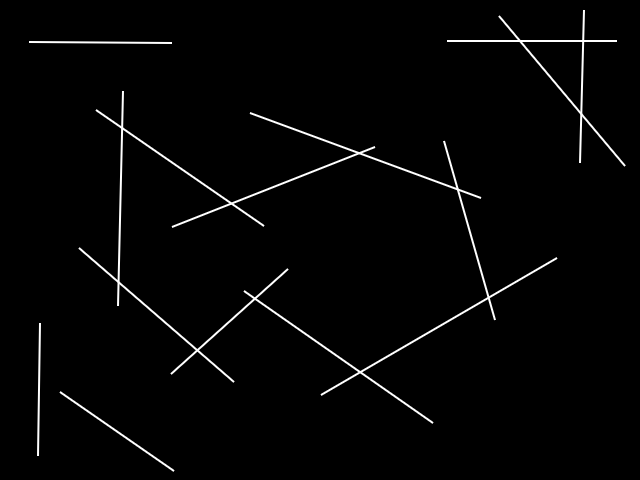
#> input picture Examples/example4.png, 640 x 480 px
$ python main_cop.py
#> lines starting #> are read from the running program, lines starting #| are printed output that depends on the picture; after the words box and inside, x2 and y2 are one past the last pixel; in counts of white or black regions, pixels touching at a corner belong together
from typing import Any, Iterable, Tuple
import cv2
import numpy as np
from itertools import combinations
import math


def normalize_angle_theta(theta: float) -> float:
    """
    Нормализует угол theta в диапазоне [0, pi)
    """
    if theta < 0:
        theta += math.pi
    if theta >= math.pi:
        theta -= math.pi
    return theta


def merge_collinear_segments(segments: Iterable[Tuple[float, float, float, float]],
                             angle_thresh_deg: float = 5.0,
                             rho_thresh: float = 20.0,
                             extend_px: float = 0.0) -> list[Tuple[float, float, float, float]]:
    """
    segments: list of (x1,y1,x2,y2)
    Возвращает список объединённых сегментов (по кластерам коллинеарности).
    Параметры:
      angle_thresh_deg - максимально допустимая разница углов (в градусах)
      rho_thresh - максимально допустимая разница rho (по нормали), px
    """
    seg_infos: list[dict[str, Any]] = []
    for (x1, y1, x2, y2) in segments:
        dx = x2 - x1
        dy = y2 - y1
        if dx == 0 and dy == 0:
            continue
        theta_dir = math.atan2(dy, dx)
        theta_dir = normalize_angle_theta(theta_dir)

        dx_dir = math.cos(theta_dir)
        dy_dir = math.sin(theta_dir)

        nx = -dy_dir
        ny = dx_dir

        rho = x1 * nx + y1 * ny

        t1 = x1 * dx_dir + y1 * dy_dir
        t2 = x2 * dx_dir + y2 * dy_dir
        tmin = min(t1, t2)
        tmax = max(t1, t2)
        seg_infos.append({
            'orig': (x1, y1, x2, y2),
            'theta': theta_dir,
            'rho': rho,
            'tmin': tmin,
            'tmax': tmax,
            'd': (dx_dir, dy_dir),
            'n': (nx, ny)
        })

    used = [False] * len(seg_infos)
    merged_segments: list[tuple[float, float, float, float]] = []

    angle_thresh = math.radians(angle_thresh_deg)

    for i, si in enumerate(seg_infos):
        if used[i]:
            continue
        cluster: list[int] = [i]
        used[i] = True
        for j in range(i + 1, len(seg_infos)):
            if used[j]:
                continue
            sj: dict[str, Any] = seg_infos[j]

            da = abs(si['theta'] - sj['theta'])
            da = min(da, math.pi - da)
            if da <= angle_thresh and abs(si['rho'] - sj['rho']) <= rho_thresh:
                cluster.append(j)
                used[j] = True

        tmin: float = min(seg_infos[k]['tmin'] for k in cluster)
        tmax: float = max(seg_infos[k]['tmax'] for k in cluster)

        theta_avg: float = sum(seg_infos[k]['theta'] for k in cluster) / len(cluster)
        theta_avg = normalize_angle_theta(theta_avg)
        dx_dir: float = math.cos(theta_avg)
        dy_dir: float = math.sin(theta_avg)
        nx = -dy_dir
        ny = dx_dir
        rho_avg: float = sum(seg_infos[k]['rho'] for k in cluster) / len(cluster)
        if extend_px > 0.0:
            tmin -= extend_px
            tmax += extend_px

        x_start: float = dx_dir * tmin + nx * rho_avg
        y_start: float = dy_dir * tmin + ny * rho_avg
        x_end: float = dx_dir * tmax + nx * rho_avg
        y_end: float = dy_dir * tmax + ny * rho_avg

        merged_segments.append((x_start, y_start, x_end, y_end))

    return merged_segments


def _point_segment_distance(px: float, py: float, seg: tuple[float, float, float, float]) -> float:
    x1, y1, x2, y2 = seg
    dx = x2 - x1
    dy = y2 - y1
    if dx == 0 and dy == 0:
        return math.hypot(px - x1, py - y1)
    t = ((px - x1) * dx + (py - y1) * dy) / (dx * dx + dy * dy)
    t = max(0.0, min(1.0, t))
    proj_x = x1 + t * dx
    proj_y = y1 + t * dy
    return math.hypot(px - proj_x, py - proj_y)


def _extend_segment(seg: tuple[float, float, float, float], extend: float) -> tuple[float, float, float, float]:
    if extend <= 0:
        return seg
    x1, y1, x2, y2 = seg
    dx = x2 - x1
    dy = y2 - y1
    length = math.hypot(dx, dy)
    if length == 0:
        return seg
    ex = extend * dx / length
    ey = extend * dy / length
    return (x1 - ex, y1 - ey, x2 + ex, y2 + ey)


def _segment_length(seg: tuple[float, float, float, float]) -> float:
    x1, y1, x2, y2 = seg
    return math.hypot(x2 - x1, y2 - y1)


def intersection_point(seg1: tuple[float, float, float, float],
                       seg2: tuple[float, float, float, float],
                       eps: float = 1e-9,
                       gap_tol: float = 0.0,
                       extend: float = 0.0) -> tuple[float, float] | None:
    """
    Возвращает точку пересечения (x,y) если отрезки пересекаются (включая в концевых точках),
    иначе None.
    seg = (x1,y1,x2,y2) - могут быть float
    """
    x1, y1, x2, y2 = _extend_segment(seg1, extend)
    x3, y3, x4, y4 = _extend_segment(seg2, extend)

    # Решение векторно: p + t r  and q + u s
    r: tuple[float, float] = (x2 - x1, y2 - y1)
    s: tuple[float, float] = (x4 - x3, y4 - y3)

    r_cross_s = r[0] * s[1] - r[1] * s[0]
    q_p: tuple[float, float] = (x3 - x1, y3 - y1)
    q_p_cross_r = q_p[0] * r[1] - q_p[1] * r[0]

    if abs(r_cross_s) < eps:
        return None

    t: float = (q_p[0] * s[1] - q_p[1] * s[0]) / r_cross_s
    u: float = (q_p[0] * r[1] - q_p[1] * r[0]) / r_cross_s

    ix: float = x1 + t * r[0]
    iy: float = y1 + t * r[1]

    tol: float = 1e-7
    if -tol <= t <= 1 + tol and -tol <= u <= 1 + tol:
        return (ix, iy)
    if gap_tol > 0.0:
        if (_point_segment_distance(ix, iy, seg1) <= gap_tol and
                _point_segment_distance(ix, iy, seg2) <= gap_tol):
            return (ix, iy)
    return None


def cluster_points(points: Iterable[Tuple[float, float]], cluster_dist: float = 10.0) -> list[Tuple[float, float]]:
    if cluster_dist <= 0:
        return list(points)
    clusters: list[list[float]] = []  # [cx, cy, count]
    dist_sq = float(cluster_dist) * float(cluster_dist)
    for (x, y) in points:
        placed = False
        for cluster in clusters:
            cx, cy, count = cluster
            if (x - cx) ** 2 + (y - cy) ** 2 <= dist_sq:
                new_count = count + 1
                cluster[0] = (cx * count + x) / new_count
                cluster[1] = (cy * count + y) / new_count
                cluster[2] = new_count
                placed = True
                break
        if not placed:
            clusters.append([x, y, 1])
    return [(float(cx), float(cy)) for cx, cy, _ in clusters]


def count_intersections(image_path: str,
                        canny_thresh1=50, canny_thresh2=150,
                        hough_threshold=40, minLineLength=0, maxLineGap=10,
                        angle_merge_deg=5.0, rho_merge_px=20.0,
                        cluster_dist=14.0,
                        visualize=True,
                        out_vis_path="intersections_vis.png",
                        apply_clahe=True,
                        apply_blur=True,
                        use_auto_scaling=True,
                        auto_base_diag=1500.0,
                        segment_extend_px=6.0,
                        gap_tol_px=10.0,
                        gap_tol_ratio=0.18,
                        return_raw_points=False):
#> called with image_path = 'Examples/example4.png', canny_thresh1 = 50, canny_thresh2 = 150, hough_threshold = 40, minLineLength = 30, maxLineGap = 10, angle_merge_deg = 5, rho_merge_px = 10
    img: np.ndarray | None = cv2.imread(image_path)
#> img is the input picture: shape (480, 640, 3); min 0, max 255, mean 4.7
    if img is None:
        raise FileNotFoundError(image_path)
    gray: np.ndarray = cv2.cvtColor(img, cv2.COLOR_BGR2GRAY)

    if apply_clahe:
        clahe: cv2.CLAHE = cv2.createCLAHE(clipLimit=2.0, tileGridSize=(8, 8))
        gray = clahe.apply(gray)
    if apply_blur:
        gray: np.ndarray = cv2.GaussianBlur(gray, (3, 3), 0)


    edges: np.ndarray = cv2.Canny(gray, canny_thresh1, canny_thresh2, apertureSize=3)
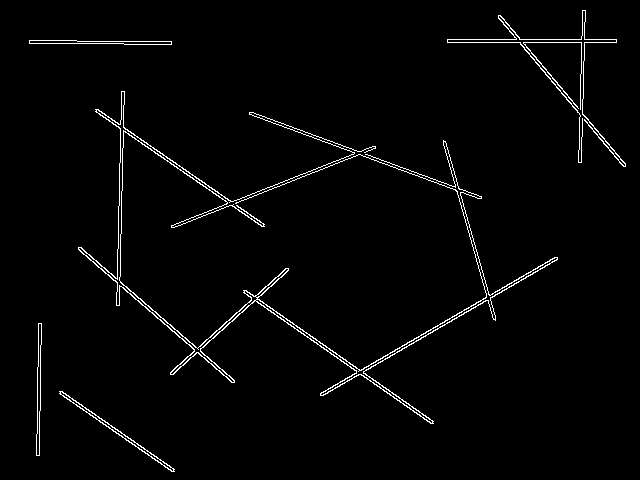
#> edges: shape (480, 640); 2.1% white in thin lines or dots, all inside (x1, y1, x2, y2) = (29, 10, 626, 472)

    h, w = gray.shape[:2]
#> h = 480; w = 640
    if use_auto_scaling and auto_base_diag > 0:
        diag: float = float((h ** 2 + w ** 2) ** 0.5)
#> diag = 800
        scale: float = diag / auto_base_diag
#> scale = 0.8
        scaled_cluster_dist: float = float(cluster_dist) * scale
#> scaled_cluster_dist = 9.6
        scaled_rho_merge: float = float(rho_merge_px) * scale
#> scaled_rho_merge = 8

        # Если minLineLength не задан (0), подбераю от размера изображения
        scaled_min_line_length: int = int(max(minLineLength, 0.05 * max(h, w)))
#> scaled_min_line_length = 32
        scaled_segment_extend: float = float(segment_extend_px) * scale
#> scaled_segment_extend = 4.8
        scaled_gap_tol: float = float(gap_tol_px) * scale
#> scaled_gap_tol = 8
    else:
        scaled_cluster_dist: float = cluster_dist
        scaled_rho_merge: float = rho_merge_px
        scaled_min_line_length: int = minLineLength
        scaled_segment_extend: float = segment_extend_px
        scaled_gap_tol: float = gap_tol_px

    lines = cv2.HoughLinesP(edges,
                            rho=1,
                            theta=np.pi / 180,
                            threshold=hough_threshold,
                            minLineLength=scaled_min_line_length,
                            maxLineGap=maxLineGap)
#> lines = 55 rows, first 6: [321, 395, 557, 259], [245, 290, 433, 421], [320, 393, 556, 257], [447, 42, 616, 42], [254, 116, 479, 198], [447, 39, 616, 39]

    if lines is None:
        if visualize:
            cv2.imwrite(out_vis_path, img) # type: ignore
        return 0, [], []

    segments: list[tuple[float, float, float, float]] = [tuple(map(float, line[0])) for line in lines]
#> segments = 55 items, first 6: (321, 395, 557, 259), (245, 290, 433, 421), (320, 393, 556, 257), (447, 42, 616, 42), (254, 116, 479, 198), (447, 39, 616, 39)

    merged: list[tuple[float, float, float, float]] = merge_collinear_segments(segments,
                                      angle_thresh_deg=angle_merge_deg,
                                      rho_thresh=scaled_rho_merge,
                                      extend_px=0.0)
#> the loop in merge_collinear_segments, `for (x1, y1, x2, y2) in segments:` made 55 passes
#> (x1, y1, x2, y2, dx, dy, theta_dir, dx_dir) on passes 2, 4, 5, 6, 7, 9, 10, 11, 12, 13, 14, 15: (245, 290, 433, 421, 188, 131, 0.609, 0.82), (447, 42, 616, 42, 169, 0, 0, 1), (254, 116, 479, 198, 225, 82, 0.349, 0.94), (447, 39, 616, 39, 169, 0, 0, 1), (79, 247, 234, 381, 155, 134, 0.713, 0.756), (98, 109, 263, 224, 165, 115, 0.609, 0.82), (500, 15, 625, 164, 125, 149, 0.873, 0.643), (243, 292, 430, 423, 187, 131, 0.611, 0.819), (95, 111, 200, 184, 105, 73, 0.608, 0.821), (244, 292, 432, 423, 188, 131, 0.609, 0.82), (78, 249, 231, 382, 153, 133, 0.716, 0.755), (498, 17, 623, 166, 125, 149, 0.873, 0.643)
#> (x1, y1, x2, y2, dx, dy, theta_dir, theta in normalize_angle_theta) on passes 1, 3, 8, 16, 21, 27: (321, 395, 557, 259, 236, -136, 2.62, 2.62), (320, 393, 556, 257, 236, -136, 2.62, 2.62), (172, 374, 288, 270, 116, -104, 2.41, 2.41), (174, 227, 312, 172, 138, -55, 2.76, 2.76), (116, 305, 117, 249, 1, -56, 1.59, 1.59), (123, 147, 124, 91, 1, -56, 1.59, 1.59)
#> the loop in merge_collinear_segments, `for i, si in enumerate(seg_infos):` made 55 passes

    pts: list[tuple[float, float]] = []
    for a, b in combinations(merged, 2):
        gap_tol = max(scaled_gap_tol,
                      gap_tol_ratio * min(_segment_length(a), _segment_length(b)))
        p: tuple[float, float] | None = intersection_point(a, b,
                                                          gap_tol=gap_tol,
                                                          extend=scaled_segment_extend)
        if p is not None:
            pts.append(p)
#> this loop made 91 passes
#> (a, b) on passes 1 to 12: ((556.6, 258, 320.4, 394), (244.1, 290.7, 432.4, 422.2)), ((556.6, 258, 320.4, 394), (29, 41.43, 616, 41.43)), ((556.6, 258, 320.4, 394), (250.6, 112.9, 481, 197.2)), ((556.6, 258, 320.4, 394), (78.41, 247.2, 233.1, 381.6)), ((556.6, 258, 320.4, 394), (287.5, 267.6, 169.8, 373.8)), ((556.6, 258, 320.4, 394), (95.82, 109.6, 261.9, 225.9)), ((556.6, 258, 320.4, 394), (498.2, 16.09, 623.5, 165.2)), ((556.6, 258, 320.4, 394), (372.7, 146.7, 171.2, 227.3)), ((556.6, 258, 320.4, 394), (444, 141.4, 494.6, 318.6)), ((556.6, 258, 320.4, 394), (59.73, 391.2, 173.7, 470.8)), ((556.6, 258, 320.4, 394), (121.3, 90.11, 118.9, 304.2)), ((556.6, 258, 320.4, 394), (38.5, 323, 38.5, 455))

    clustered: list[tuple[float, float]] = cluster_points(pts, cluster_dist=scaled_cluster_dist)
#> the loop in cluster_points, `for (x, y) in points:` made 12 passes
#> (x, y) on passes 1 to 12: (359.7, 371.4), (488.5, 297.2), (254.1, 297.7), (519.5, 41.43), (581.9, 41.43), (358.5, 152.3), (457.5, 188.6), (196.5, 349.7), (119.2, 282.6), (230.2, 203.7), (120.9, 127.1), (580.9, 114.5)

    if visualize:
        vis: np.ndarray = img.copy() # type: ignore
        for (x1, y1, x2, y2) in merged:
            cv2.line(vis, (int(round(x1)), int(round(y1))),
                     (int(round(x2)), int(round(y2))), (200, 200, 200), 2) # type: ignore
        for (x, y) in clustered:
            cv2.circle(vis, (int(round(x)), int(round(y))), 6, (0, 0, 255), -1) # type: ignore
        cv2.imwrite(out_vis_path, vis) # type: ignore

    if return_raw_points:
        return len(clustered), merged, clustered, pts # type: ignore
    return len(clustered), merged, clustered # type: ignore

if __name__ == "__main__":
    img_path = "Examples/example4.png"
    cnt, merged_segments, intersections = count_intersections(img_path,
                                                               canny_thresh1=50,
                                                               canny_thresh2=150,
                                                               hough_threshold=40,
                                                               minLineLength=30,
                                                               maxLineGap=10,
                                                               angle_merge_deg=5.0,
                                                               rho_merge_px=10.0,
                                                               cluster_dist=12.0,
                                                               visualize=False,
                                                               apply_clahe=True,
                                                               apply_blur=True,
                                                               use_auto_scaling=True,
                                                               auto_base_diag=1000.0)
    print(cnt) # type: ignore
#| 12

$ run again, with Examples/example6.png copied over Examples/example4.png
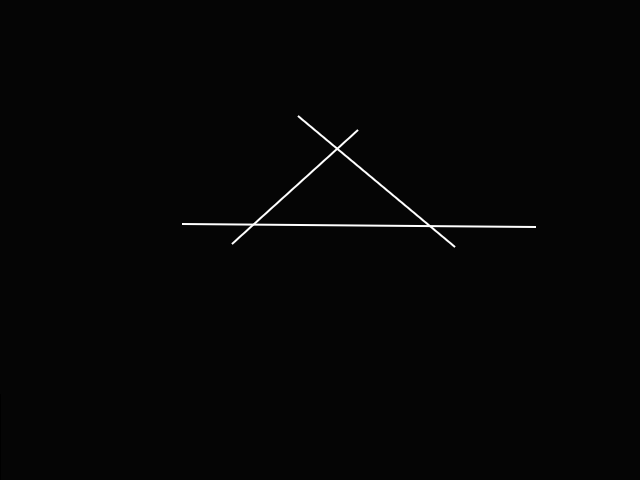
#> input picture Examples/example6.png, 640 x 480 px
#> in count_intersections, img is the input picture: shape (480, 640, 3); min 0, max 255, mean 6.2
#> in count_intersections, `edges: np.ndarray = cv2.Canny(gray, canny_thresh1, canny_thresh2, aper..`:
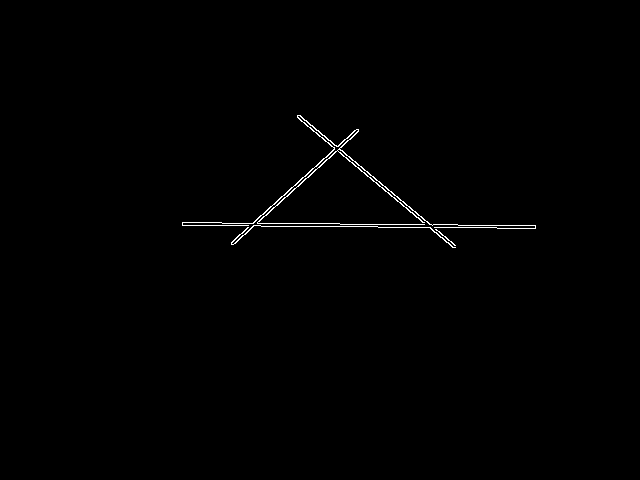
#> edges: shape (480, 640); 0.53% white in thin lines or dots, all inside (x1, y1, x2, y2) = (182, 115, 536, 248)
#> lines = 13 rows, first 6: [233, 244, 358, 131], [299, 115, 454, 245], [231, 242, 356, 129], [458, 225, 535, 225], [222, 223, 339, 223], [297, 116, 453, 247]
#> segments = 13 items, first 6: (233, 244, 358, 131), (299, 115, 454, 245), (231, 242, 356, 129), (458, 225, 535, 225), (222, 223, 339, 223), (297, 116, 453, 247)
#> the loop in merge_collinear_segments, `for (x1, y1, x2, y2) in segments:` made 13 passes
#> (x1, y1, x2, y2, dx, dy, theta_dir, dx_dir) on passes 2, 4, 5, 6, 7, 8, 9, 10: (299, 115, 454, 245, 155, 130, 0.698, 0.766), (458, 225, 535, 225, 77, 0, 0, 1), (222, 223, 339, 223, 117, 0, 0, 1), (297, 116, 453, 247, 156, 131, 0.699, 0.766), (341, 226, 377, 226, 36, 0, 0, 1), (340, 224, 457, 224, 117, 0, 0, 1), (378, 227, 496, 227, 118, 0, 0, 1), (198, 225, 311, 226, 113, 1, 0.00885, 1)
#> after the loop in merge_collinear_segments, `for (x1, y1, x2, y2) in segments:`: seg_infos = 13 items
#> in merge_collinear_segments, `used = [False] * len(seg_infos)`: used = [False, False, False, False, False, False, False, False, False, False, False, False, False]
#> the loop in merge_collinear_segments, `for i, si in enumerate(seg_infos):` made 13 passes
#> (tmin, tmax, theta_avg, dx_dir, dy_dir, nx, ny) on passes 1, 2, 4: (-177.7, -9.07, 2.41, -0.742, 0.671, -0.671, -0.742), (302, 506.1, 0.698, 0.766, 0.643, -0.643, 0.766), (200, 535, 0.00126, 1, 0.00126, -0.00126, 1)
#> after the loop in merge_collinear_segments, `for i, si in enumerate(seg_infos):`: merged_segments = [(357.1, 130, 231.9, 243), (297.6, 115.2, 453.9, 246.3), (199.7, 225.4, 534.7, 225.9)]; used = [True, True, True, True, True, True, True, True, True, True, True, True, True]
#> merged has the same summary as merged_segments in merge_collinear_segments
#> the loop in count_intersections, `for a, b in combinations(merged, 2):` made 3 passes
#> (a, gap_tol) on passes 1 to 3: ((357.1, 130, 231.9, 243), 30.36), ((357.1, 130, 231.9, 243), 30.36), ((297.6, 115.2, 453.9, 246.3), 36.72)
#> after the loop in count_intersections, `for a, b in combinations(merged, 2):`: pts = [(336.9, 148.2), (251.4, 225.5), (429.3, 225.7)]
#> the loop in cluster_points, `for (x, y) in points:` made 3 passes
#> after the loop in cluster_points, `for (x, y) in points:`: cluster = [251.4, 225.5, 1]; clusters = [[336.9, 148.2, 1], [251.4, 225.5, 1], [429.3, 225.7, 1]]
#> clustered = [(336.9, 148.2), (251.4, 225.5), (429.3, 225.7)]
#> `cnt, merged_segments, intersections = count_intersections(img_path, ca..`: cnt = 3; intersections = [(336.9, 148.2), (251.4, 225.5), (429.3, 225.7)]
#| 3

$ run again, with Examples/example7.png copied over Examples/example4.png
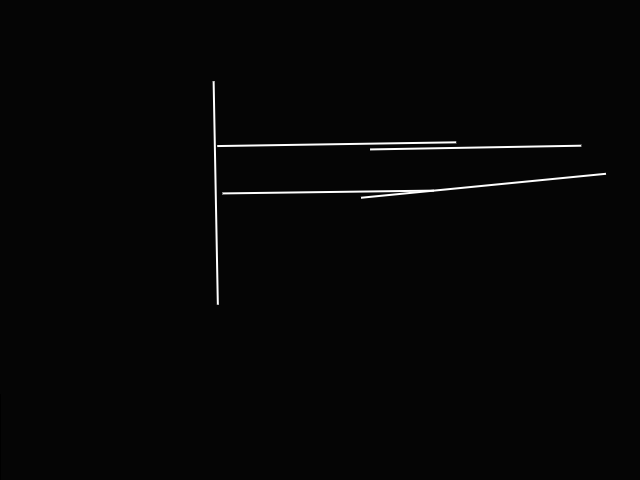
#> input picture Examples/example7.png, 640 x 480 px
#> in count_intersections, img is the input picture: shape (480, 640, 3); min 0, max 255, mean 6.8
#> in count_intersections, `edges: np.ndarray = cv2.Canny(gray, canny_thresh1, canny_thresh2, aper..`:
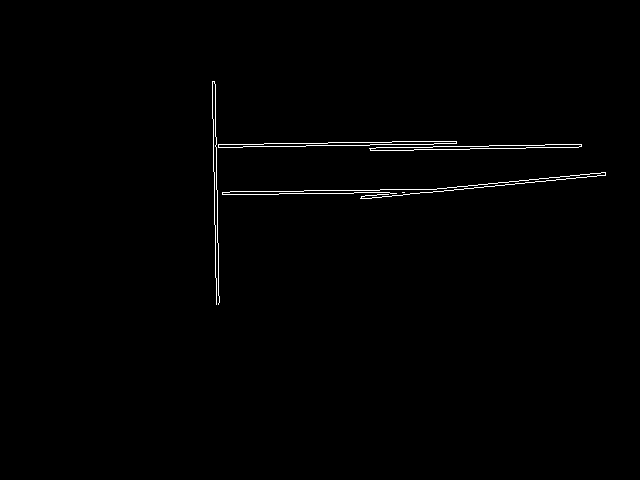
#> edges: shape (480, 640); 0.72% white in thin lines or dots, all inside (x1, y1, x2, y2) = (212, 81, 606, 305)
#> lines = 24 rows, first 6: [306, 145, 345, 145], [376, 147, 420, 147], [213, 145, 444, 141], [217, 190, 217, 229], [337, 190, 379, 190], [214, 186, 214, 224]
#> segments = 24 items, first 6: (306, 145, 345, 145), (376, 147, 420, 147), (213, 145, 444, 141), (217, 190, 217, 229), (337, 190, 379, 190), (214, 186, 214, 224)
#> the loop in merge_collinear_segments, `for (x1, y1, x2, y2) in segments:` made 24 passes
#> (x1, y1, x2, y2, dx, dy, theta_dir, dx_dir) on passes 1, 2, 5, 11, 12, 13, 14, 15: (306, 145, 345, 145, 39, 0, 0, 1), (376, 147, 420, 147, 44, 0, 0, 1), (337, 190, 379, 190, 42, 0, 0, 1), (279, 193, 322, 193, 43, 0, 0, 1), (243, 146, 305, 146, 62, 0, 0, 1), (215, 225, 216, 304, 1, 79, 1.56, 0.0127), (433, 146, 467, 146, 34, 0, 0, 1), (212, 95, 213, 151, 1, 56, 1.55, 0.0179)
#> after the loop in merge_collinear_segments, `for (x1, y1, x2, y2) in segments:`: seg_infos = 24 items
#> in merge_collinear_segments, `used = [False] * len(seg_infos)`: used = [False, False, False, False, False, False, False, False, False, False, False, False, False, False, False, False, False, False, False, False, False, False, False, False]
#> the loop in merge_collinear_segments, `for i, si in enumerate(seg_infos):` made 24 passes
#> (tmin, tmax, theta_avg, dx_dir, dy_dir, nx, ny) on passes 1, 3, 4, 5, 7, 8: (243, 522, 0, 1, 0, 0, 1), (-441.5, -210.5, 3.12, -1, 0.0173, -0.0173, -1), (84, 306.7, 1.56, 0.00985, 1, -1, 0.00985), (222, 432, 0, 1, 0, 0, 1), (-578.1, -367.1, 3.12, -1, 0.019, -0.019, -1), (-584.2, -342.5, 3.04, -0.995, 0.0968, -0.0968, -0.995)
#> after the loop in merge_collinear_segments, `for i, si in enumerate(seg_infos):`: merged_segments = [(243, 145.5, 522, 145.5), (444, 141, 213, 145), (213.9, 81.9, 216.1, 304.6), (222, 191.3, 432, 191.3), (581, 146, 370, 150), (603.9, 174.5, 363.4, 197.9)]; used = [True, True, True, True, True, True, True, True, True, True, True, True, True, True, True, True, True, True, True, True, True, True, True, True]
#> merged has the same summary as merged_segments in merge_collinear_segments
#> the loop in count_intersections, `for a, b in combinations(merged, 2):` made 15 passes
#> (a, b) on passes 7 to 13: ((444, 141, 213, 145), (222, 191.3, 432, 191.3)), ((444, 141, 213, 145), (581, 146, 370, 150)), ((444, 141, 213, 145), (603.9, 174.5, 363.4, 197.9)), ((213.9, 81.9, 216.1, 304.6), (222, 191.3, 432, 191.3)), ((213.9, 81.9, 216.1, 304.6), (581, 146, 370, 150)), ((213.9, 81.9, 216.1, 304.6), (603.9, 174.5, 363.4, 197.9)), ((222, 191.3, 432, 191.3), (581, 146, 370, 150))
#> the loop in cluster_points, `for (x, y) in points:` made 4 passes
#> (x, y) on passes 1 to 4: (214.6, 145.5), (214.6, 145), (215, 191.3), (430.6, 191.3)
#| 3
